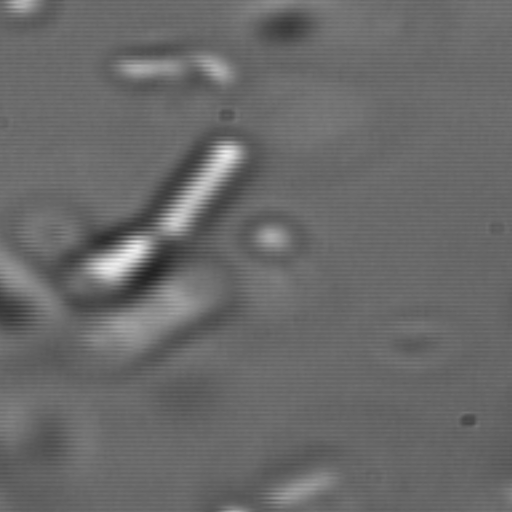
#> input picture trainingdata/Omni_5/00_25_19 _69_part2.tif, 512 x 512 px, found by its file name; its folder holds only this picture in this run
$ python 'nchan2 conversion.py'
#> lines starting #> are read from the running program, lines starting #| are printed output that depends on the picture
import cv2
import os
import numpy as np

# Define the input and output folders
input_folder = '/home/urte/3D modeller/3d_cell_detector/trainingdata/Omni_5'  # Replace with the path to your input folder
output_folder = '/home/urte/3D modeller/3d_cell_detector/trainingdata/Omni_5/nchan2'  # Replace with the path to your output folder

# Create the output folder if it doesn't exist
if not os.path.exists(output_folder):
    os.makedirs(output_folder)

# List all files in the input folder
files = os.listdir(input_folder)

# Loop through each file in the folder
for file in files:
    # Check if the file is an image (you can specify image extensions)
    if file.endswith(('.jpg', '.png', '.jpeg', '.tif', '.tiff')):
        # Load the RGB image
        rgb_image = cv2.imread(os.path.join(input_folder, file))
#> rgb_image is the input picture: shape (512, 512, 3); min 33, max 242, mean 105.7

        # Split the RGB channels into two separate channels (Red and Green)
        red_channel = rgb_image[:, :, 0]  # Red channel
        green_channel = rgb_image[:, :, 1]  # Green channel

        # Create a blank blue channel (or replace with desired channel)
        blue_channel = np.zeros_like(red_channel)

        # Stack the channels to create a two-channel image
        two_channel_image = np.dstack((red_channel, green_channel, blue_channel))
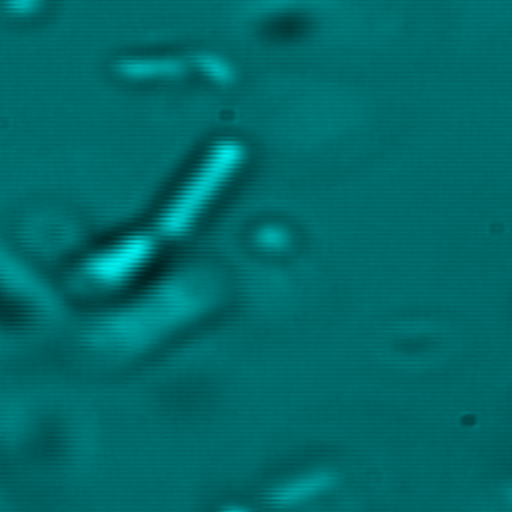
#> two_channel_image: shape (512, 512, 3); mean of channels 0, 1, 2 105.7, 105.7, 0; drawn as B, G, R

        # Save the two-channel image to the output folder with the same filename
        output_path = os.path.join(output_folder, file)
        cv2.imwrite(output_path, two_channel_image)

$ run again, on trainingdata/Omni_5/00_25_19 _77_part1.tif
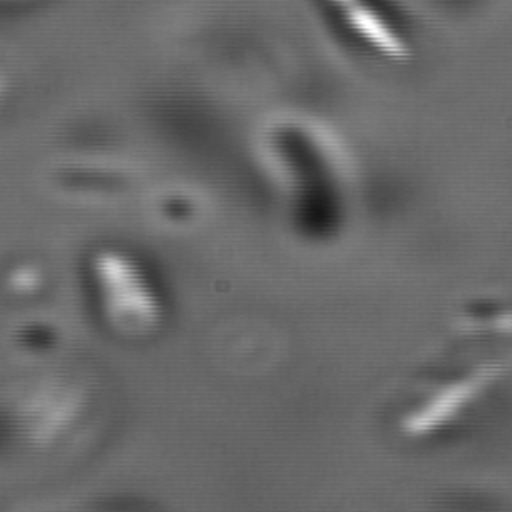
#> input picture trainingdata/Omni_5/00_25_19 _77_part1.tif, 512 x 512 px, found by its file name
#> rgb_image is the input picture: shape (512, 512, 3); min 22, max 255, mean 105.6
#> `two_channel_image = np.dstack((red_channel, green_channel, blue_channe..`:
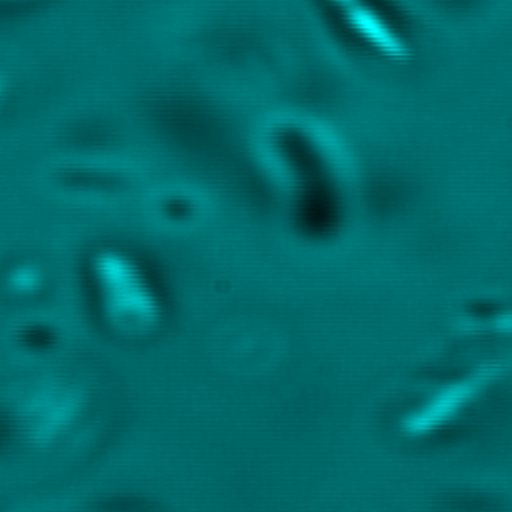
#> two_channel_image: shape (512, 512, 3); mean of channels 0, 1, 2 105.6, 105.6, 0; drawn as B, G, R

$ run again, on trainingdata/Omni_5/06_48_54 _59_part2.tif
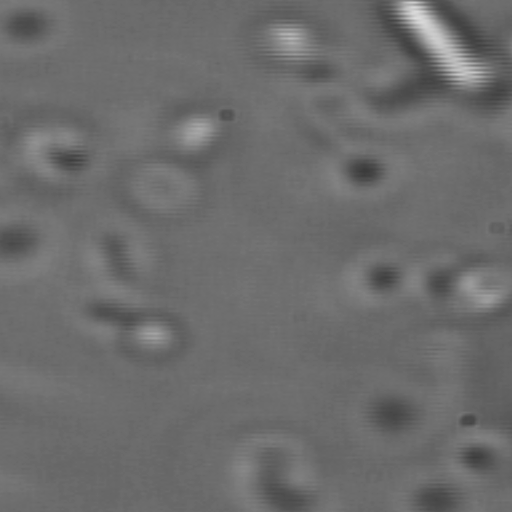
#> input picture trainingdata/Omni_5/06_48_54 _59_part2.tif, 512 x 512 px, found by its file name
#> rgb_image is the input picture: shape (512, 512, 3); min 59, max 221, mean 108.3
#> `two_channel_image = np.dstack((red_channel, green_channel, blue_channe..`:
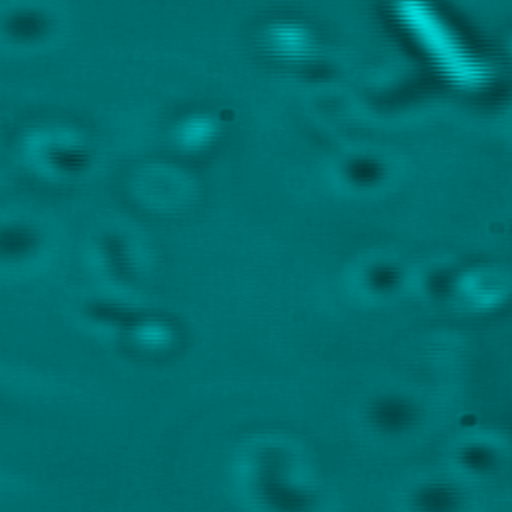
#> two_channel_image: shape (512, 512, 3); mean of channels 0, 1, 2 108.3, 108.3, 0; drawn as B, G, R
